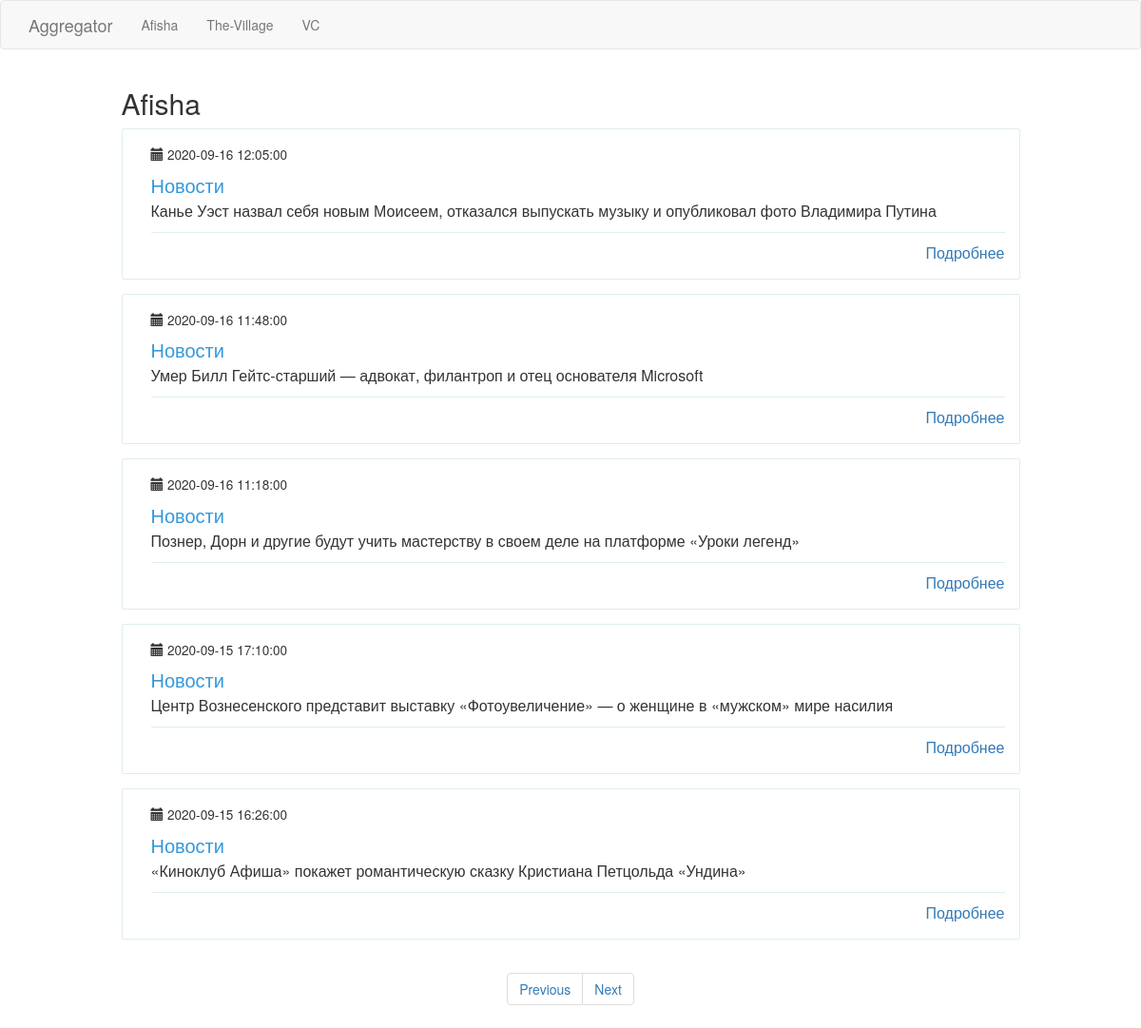
Page /afisha?page=3 on the earlier database version.
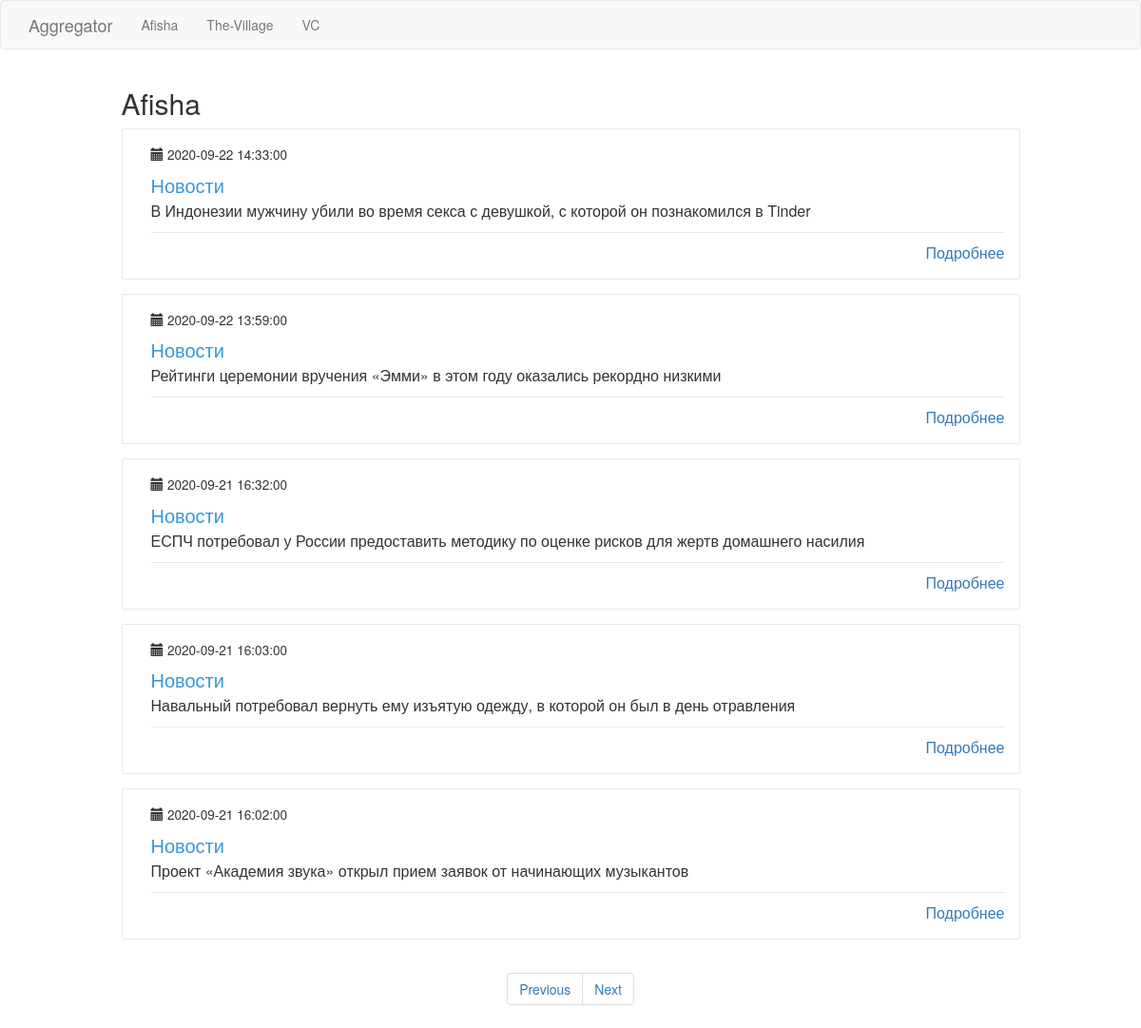
Same page on the later database version.
### app/models.py (models this page shows, shortened)
class PaginatedAPIMixin(object):
    @staticmethod
    def to_collection_dict(query, page, per_page, endpoint, **kwargs):
        resources = query.paginate(page, per_page, False)
        data = {
            'items': [item.to_dict() for item in resources.items],
            '_meta': {
                'page': page,
                'per_page': per_page,
                'total_pages': resources.pages,
                'total_items': resources.total
            },
            '_links': {
                'self': url_for(endpoint, page=page, per_page=per_page, **kwargs),
                'next': url_for(endpoint, page=page + 1, per_page=per_page, **kwargs) if resources.has_next else None,
                'prev': url_for(endpoint, page=page - 1, per_page=per_page, **kwargs) if resources.has_prev else None
            }
        }
        return data

class News(PaginatedAPIMixin, db.Model):
    id = db.Column(db.Integer, primary_key=True)
    header = db.Column(db.String(120), index=True, unique=True)
    link = db.Column(db.String(120), index=True, unique=True)
    timestamp = db.Column(db.DateTime, index=True, default=datetime.utcnow)
    user_id = db.Column(db.Integer, db.ForeignKey('resource.id'))

### app/main/routes.py (the view)
@bp.route('/afisha', methods=['GET'])
def afisha():
    page = request.args.get('page', 1, type=int)
    news = News.query.filter_by(user_id=1).order_by(News.timestamp.desc())\
        .paginate(page, current_app.config['POSTS_PER_PAGE'], False)
    next_url = url_for('main.afisha', page=news.next_num) if news.has_next else None
    prev_url = url_for('main.afisha', page=news.prev_num) if news.has_prev else None
    return render_template("news.html", news=news.items, title="Afisha", next_url=next_url, prev_url=prev_url)

### app/templates/news.html (shortened to what this page needs)
{% extends "base.html" %}
{% block content %}
    <div class="container">
      <div class="row">
         <div class="col-md-10 col-md-offset-1 header-h2">
             <h2>{{ title }}</h2>
         </div>
        {% for new in news %}
        <div class="col-md-10 col-md-offset-1">
          <div class="wp-block property list">
            <div class="wp-block-body">
              <div class="wp-block-content">
                <small>
                 <span class="glyphicon glyphicon-calendar" aria-hidden="true"></span> {{ new.timestamp  }}
                </small>
                <h4 class="content-title">Новости</h4>
                <p class="description">{{ new.header }}</p>
                <span class="pull-right">
                  <span class="capacity">
                     <a href="{{ new.link }}">Подробнее</a>
                  </span>
                </span>
              </div>
            </div>
          </div>
        </div>
      {% endfor %}
      </div>
    </div>
<nav class="text-center" aria-label="Page navigation example">
  <ul class="pagination">
    <li class="page-item {% if not prev_url %} disabled{% endif %}">
      <a class="page-link" href="{{ prev_url or '#' }}" tabindex="-1">Previous</a>
    </li>
    <li class="page-item{% if not next_url %} disabled{% endif %}">
      <a class="page-link" href="{{ next_url or '#' }}">Next</a>
    </li>
  </ul>
</nav>
{% endblock %}

Differences in the rows shown:
no longer on this page (row unchanged): News: timestamp "2020-09-16 12:05:00", header "Канье Уэст назвал себя новым Моисеем, отказался выпускать музыку и опубликовал фото Владимира Путина"
no longer on this page (row unchanged): News: timestamp "2020-09-16 11:48:00", header "Умер Билл Гейтс-старший — адвокат, филантроп и отец основателя Microsoft"
no longer on this page (row unchanged): News: timestamp "2020-09-16 11:18:00", header "Познер, Дорн и другие будут учить мастерству в своем деле на платформе «Уроки легенд»"
no longer on this page (row unchanged): News: timestamp "2020-09-15 17:10:00", header "Центр Вознесенского представит выставку «Фотоувеличение» — о женщине в «мужском» мире насилия"
no longer on this page (row unchanged): News: timestamp "2020-09-15 16:26:00", header "«Киноклуб Афиша» покажет романтическую сказку Кристиана Петцольда «Ундина»"
added News: timestamp "2020-09-22 14:33:00", header "В Индонезии мужчину убили во время секса с девушкой, с которой он познакомился в Tinder"
added News: timestamp "2020-09-22 13:59:00", header "Рейтинги церемонии вручения «Эмми» в этом году оказались рекордно низкими"
added News: timestamp "2020-09-21 16:32:00", header "ЕСПЧ потребовал у России предоставить методику по оценке рисков для жертв домашнего насилия"
added News: timestamp "2020-09-21 16:03:00", header "Навальный потребовал вернуть ему изъятую одежду, в которой он был в день отравления"
added News: timestamp "2020-09-21 16:02:00", header "Проект «Академия звука» открыл прием заявок от начинающих музыкантов"
